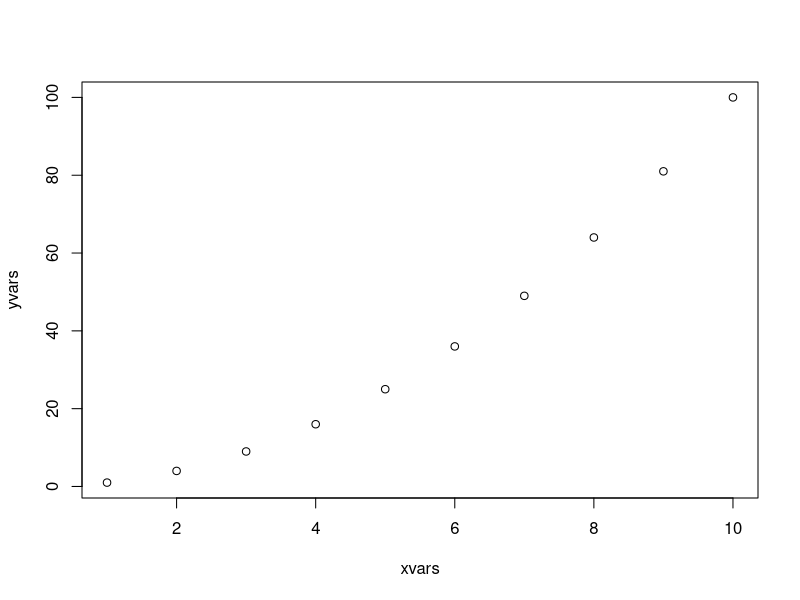
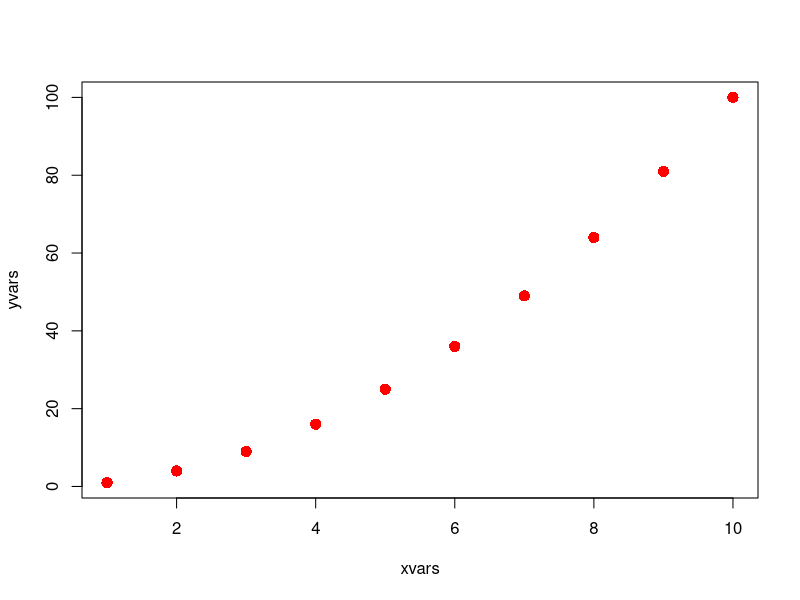

Source code (R) for these figures, in order:
#R script in same directory as RMD file
xvars <- 1:10
yvars <- xvars^2

#display xvars
xvars

#display xvars using print() function
print(xvars)

#plot
plot(xvars, yvars)
plot(xvars, yvars, pch = 16, col = "red", cex = 1.5)